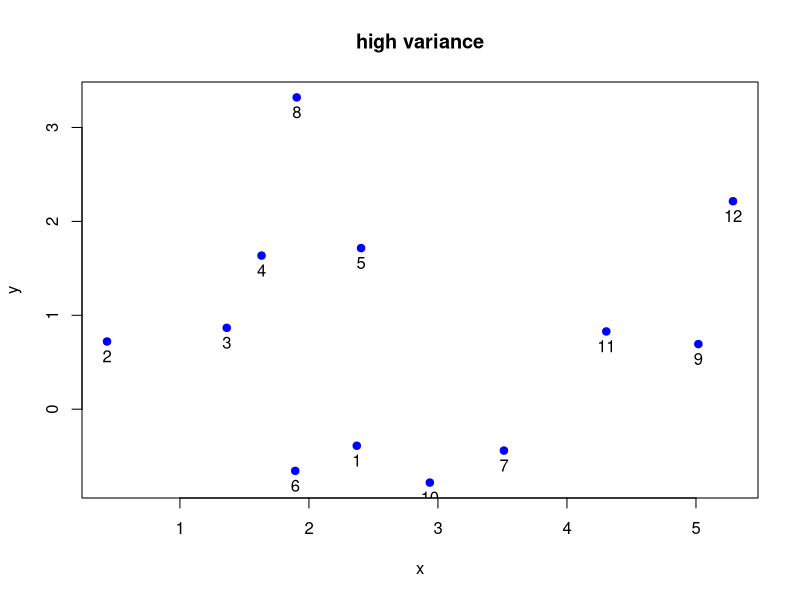
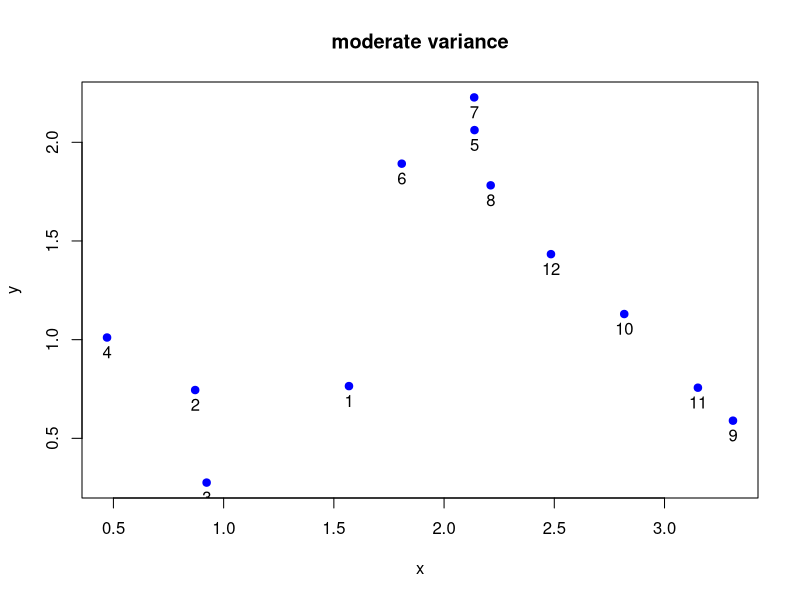
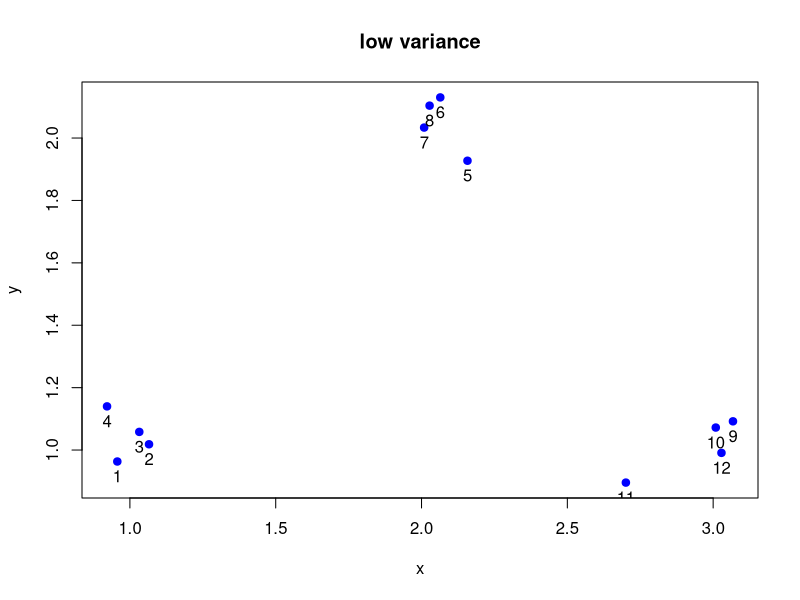
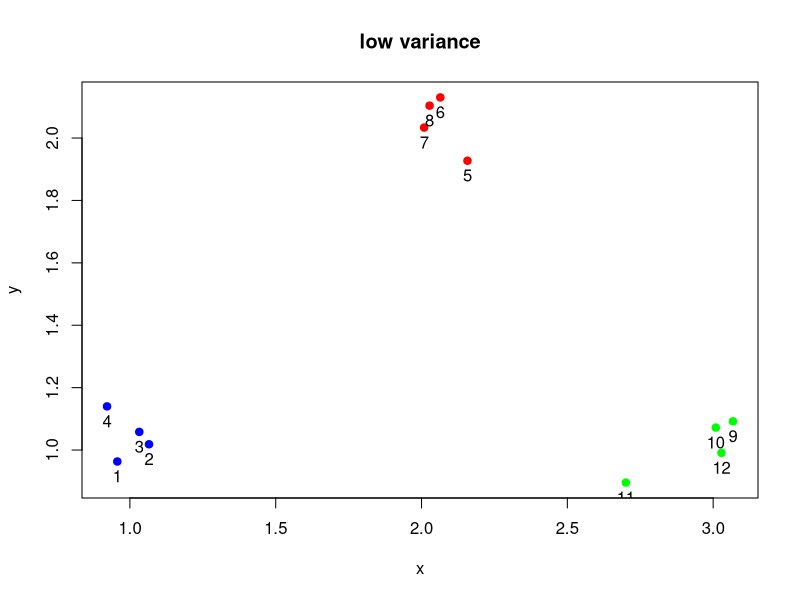
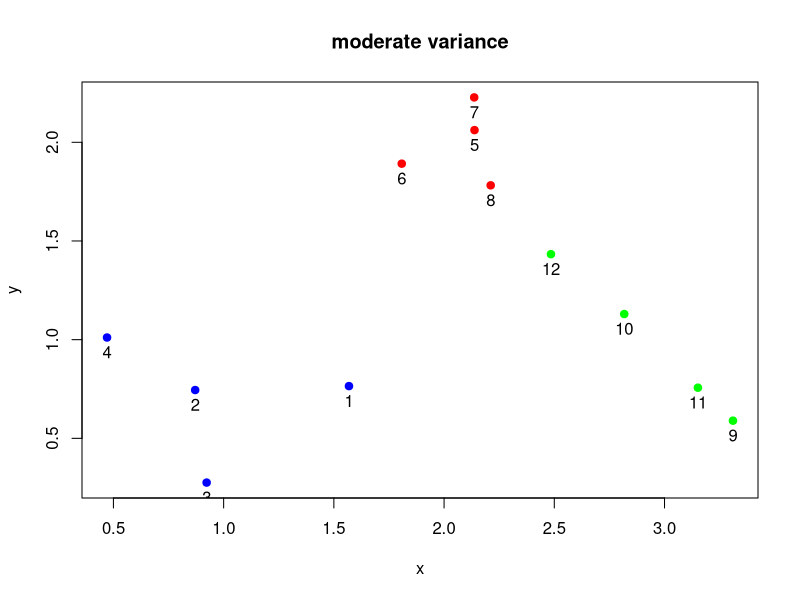
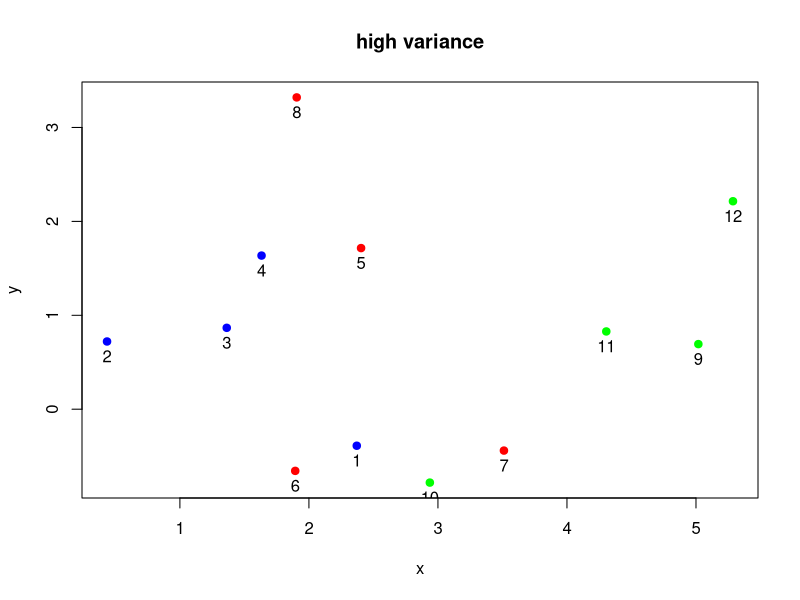
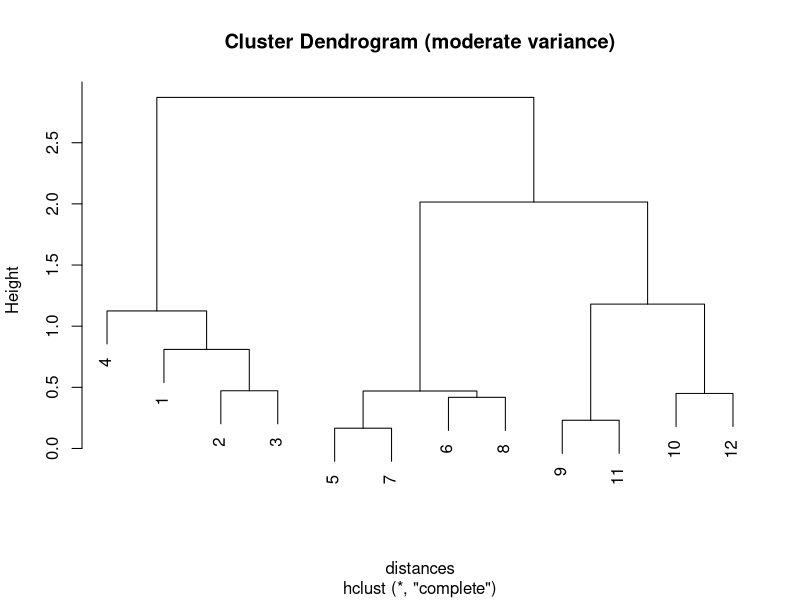
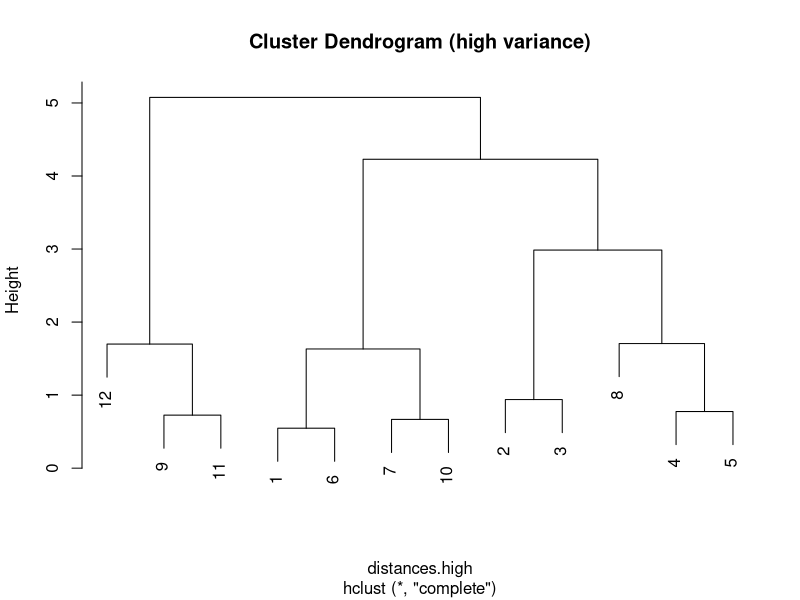

Write R code to recreate these figures, in order.
############################
##  Simulate data
############################

# set vars
n = list()
n$groups = 3
n$rep = 4
n$points = n$rep * n$groups
cols = c("blue", "red", "green")
grps = rep(1:3, each=n$rep)

# make the RNG run from a fixed start 
set.seed(42)

# create high, moderate, and low variance clustersbundle up data w/ a list
d1 = list()
d2 = list()

d1$means = grps 
d2$means = rep(c(1,2,1), each=n$rep)

d1$high = rnorm(n$points, d1$means, sd=1)
d2$high = rnorm(n$points, d2$means, sd=1)

d1$moderate = rnorm(n$points, d1$means, sd=0.3)
d2$moderate = rnorm(n$points, d2$means, sd=0.3)

d1$low = rnorm(n$points, d1$means, sd=0.1)
d2$low = rnorm(n$points, d2$means, sd=0.1)

############################
##  Plot simulated data
############################

# Helper function to plot data in d1 vs d2 space
plotSim1 = function(x, y, title="Cluster analysis") {
    plot(x, y, pch=19, col="blue", main=paste(title, "variance"))
    text(x, y, labels=as.character(1:n$points), pos=1, offset=0.5)
}

# Helper function to plot data in d1 vs d2 space (w/ labels)
plotSim = function(x, y, title="Cluster analysis") {
    plot(x, y, pch=19, col=cols[grps], main=paste(title, "variance"))
    text(x, y, labels=as.character(1:n$points), pos=1, offset=0.5)
}

# Plot w/out labels
plotSim1(d1$high, d2$high, "high")
plotSim1(d1$moderate, d2$moderate, "moderate")
plotSim1(d1$low, d2$low, "low")

# Plot w/ labels
plotSim(d1$low, d2$low, "low")
plotSim(d1$moderate, d2$moderate, "moderate")
plotSim(d1$high, d2$high, "high")


############################
##  Hierarchical Clustering
############################

# get all pair-wise distances
df = data.frame(d1=d1$moderate, d2=d2$moderate)
distances = dist(df)  # Euclidean
plotIt = function(v) plotSim(d1[[v]], d2[[v]], v)

# agglomerative (i.e., bottom-up) hierachical clustering
hc = list()
hc$complete = hclust(distances)
plot(hc$complete, main = "Cluster Dendrogram (moderate variance)")

# how does it do on high variance
df1 = data.frame(d1=d1$high, d2=d2$high)
distances.high = dist(df1)  # Euclidean
hc$complete1 = hclust(distances.high)
plot(hc$complete1, main = "Cluster Dendrogram (high variance)")

par(mfrow = c(2, 2))  # 4 plots
plotIt("moderate")       # top left
plot(hc$complete)        # top right
abline(h=1.5, col='red')
plotIt("high")           # bottom left
plot(hc$complete1)       # bottom right
abline(h=3.5, col='red')

hc$average = hclust(distances, method="average")
hc$median = hclust(distances, method="median")
par(mfrow = c(2, 2))  # 4 plots
plotIt("moderate")       # top left
plot(hc$average)         # top right
abline(h=1, col='red')
plotIt("moderate")       # bottom left
plot(hc$median)          # bottom right
abline(h=1, col='red')

manhattan.distances = dist(df, method="manhattan")
maximum.distances = dist(df, method="maximum")
hc$complete.man = hclust(manhattan.distances)
hc$complete.max = hclust(maximum.distances)
par(mfrow = c(2, 2))  # 4 plots
plotIt("moderate")       # top left
plot(hc$complete.man)         # top right
abline(h=1, col='red')
plotIt("moderate")       # bottom left
plot(hc$complete.max)          # bottom right
abline(h=1, col='red')

manhattan.distances = dist(df1, method="manhattan")
maximum.distances = dist(df1, method="maximum")
hc$complete.man = hclust(manhattan.distances)
hc$complete.max = hclust(maximum.distances)
par(mfrow = c(2, 2))  # 4 plots
plotIt("high")       # top left
plot(hc$complete.man)         # top right
abline(h=1, col='red')
plotIt("high")       # bottom left
plot(hc$complete.max)          # bottom right
abline(h=1, col='red')
